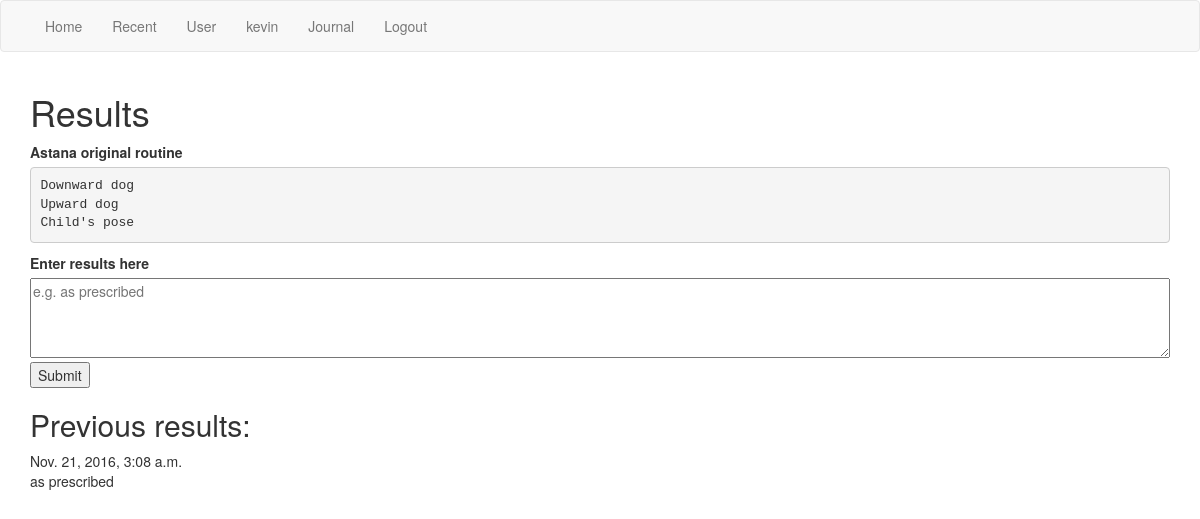
/workouts/15/results/ (signed in), run on an earlier commit of the app's database.
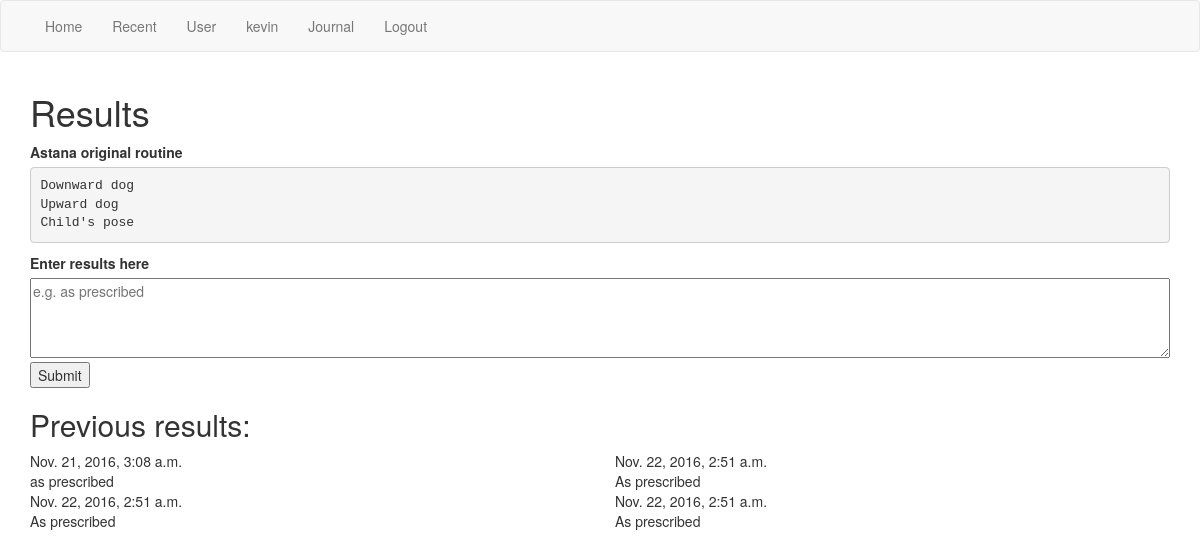
And on a later commit of the database.
### workouts/models.py (models this page shows, shortened)
class Routine(models.Model):
  routine_title = models.CharField(max_length=70)
  routine_text = models.TextField()
  pub_date = models.DateTimeField('date published', default=timezone.now)
  created_by = models.ForeignKey(settings.AUTH_USER_MODEL, related_name="created_by")
  modify_date = models.DateTimeField('date modified', null=True)
  modified_by = models.ForeignKey(settings.AUTH_USER_MODEL, null=True, related_name="modified_by")
  likes = models.IntegerField(default=0)

class Results(models.Model):
  journal_entry = models.ForeignKey(Journal, on_delete=models.CASCADE)
  results_text = models.TextField(max_length=1000)
  completed_date = models.DateTimeField(default=timezone.now)

### workouts/views.py (the view)
# urls.py: url(r'^(?P<routine_id>[0-9]+)/results/$', views.results, name='results'),
@login_required()
def results(request, routine_id):
  routine = get_object_or_404(Routine, pk=routine_id)
  entry = Journal.objects.filter(user=request.user, routine__id=routine_id).get()
  params = dict(routine=routine, results=entry.results_set.all())
  if request.method == "POST":
    results_text = request.POST.get("results_text")
    if not results_text:
      results_text = "As prescribed"
    entry.results_set.create(results_text=results_text)
    params['record_results_success'] = "Successfully recorded results"
    entry.completed_count = F('completed_count') + 1
    entry.save()
    return render(request, "workouts/results.html", params)
  else:
    return render(request, "workouts/results.html", params)

### workouts/templates/workouts/results.html (shortened to what this page needs)
{% extends "./base.html" %}
{% block content %}
<div>
  <h1>{% block title %}Results{% endblock %}</h1>
</div>
<form method="post">
  <div class="row">
    <div class="col-md-12">
      <label for="routine_text">{{ routine.routine_title }} original routine</label>
      <pre id="routine_text">{{ routine.routine_text }}</pre>
    </div>
    <div class="col-md-12">
      <label for="results_text">Enter results here</label>
      <textarea id="results_text" name="results_text" placeholder="e.g. as prescribed"></textarea>
      <input type="submit" value="Submit"/>
    </div>
  </div>
  <div class="row">
    <div class="col-md-12">
      <h2>Previous results:</h2>
    </div>
    {% if results %}
      {% for r in results %}
        <div class="col-md-6">
          <div>{{ r.completed_date }}</div>
          <div>{{ r.results_text }}</div>
        </div>
      {% endfor %}
    {% else %}
      <div class="col-md-6">None</div>
    {% endif %}
  </div>
</form>
{% endblock %}

### workouts/templates/workouts/base.html (shortened to what this page needs)
<!DOCTYPE html>
<html lang="en">
  <head>
    {% load static %}
    <link href="{% static 'workouts/css/bootstrap.css' %}" rel="stylesheet" type="text/css">
    <link href="{% static 'workouts/css/style.css' %}" rel="stylesheet" type="text/css">
  </head>
  <body>
    <nav class="navbar navbar-default">
      <div class="container">
      {% block sidebar %}
        <div id="navbar" class="">
          <ul class="nav navbar-nav">
            <li><a href="{% url 'workouts:index' %}">Home</a></li>
            <li><a href="{% url 'workouts:index' %}?sort=-pub_date">Recent</a></li>
            <li><a href="{% url 'workouts:user' %}">User</a></li>
            {% if user.is_authenticated %}
              <li><a href="{% url 'workouts:profile' %}">{{ user.first_name }}</a></li>
              <li><a href="{% url 'workouts:journal' %}">Journal</a></li>
              <li><a href="{% url 'workouts:logout' %}">Logout</a></li>
            {% else %}
              <li><a href="{% url 'workouts:login' %}">Login</a></li>
              <li><a href="{% url 'workouts:sign_up' %}">Sign up</a></li>
            {% endif %}
          </ul>
      {% endblock sidebar %}
      </div>
    </nav>
    <div id="content" class="container">
      {% block content %}{% endblock %}
    </div>
  </body>
</html>

### workouts/static/workouts/css/style.css (style rules this page uses)
textarea { width: 100%; height: 80px; }

What changed in the data, as far as the page shows it:
added Results: completed_date "Nov. 22, 2016, 2:51 a.m.", results_text "As prescribed"
added Results: completed_date "Nov. 22, 2016, 2:51 a.m.", results_text "As prescribed"
added Results: completed_date "Nov. 22, 2016, 2:51 a.m.", results_text "As prescribed"
